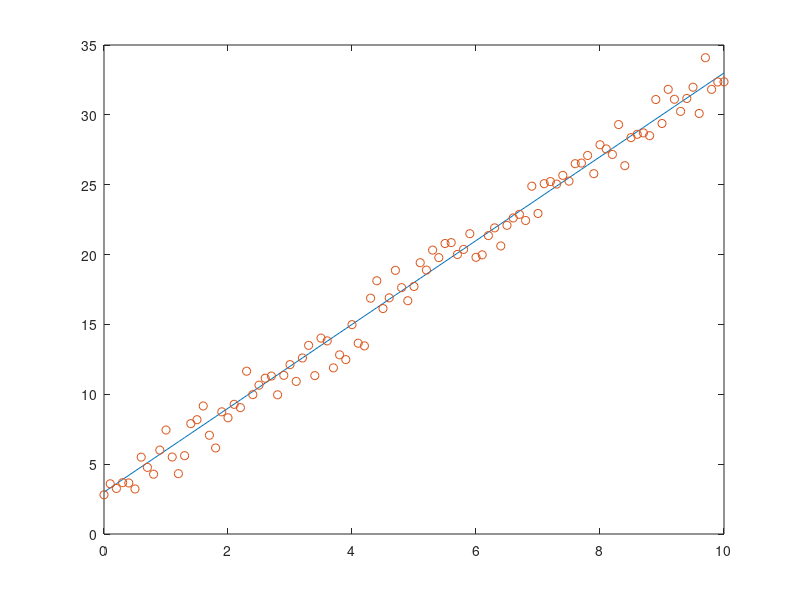

This chart was generated by the following MATLAB code:
clear all
x=0:0.1:1;
n=length(x);
b=ones(n,1);
A=sparse(n,n);
for k=1:length(x)
    A(k,:)=x.^k;
end
% %speye(A)

save('A.mat','A')
save('b.mat','b')
x=inv(A)*b; % no es posible
norm(A*x-b)
[q,r]=qr(A);
x=inv(r)*q'*b;
norm(r*x-q'*b)

%%%%%%%%%%%%%%
%%minimos cuadrados
x=0:0.1:10;
y=3*x+3;
yn=3*x+3+randn(1,length(x));
plot(x,y,x,yn,'o')

%% Ecuaciones normales


